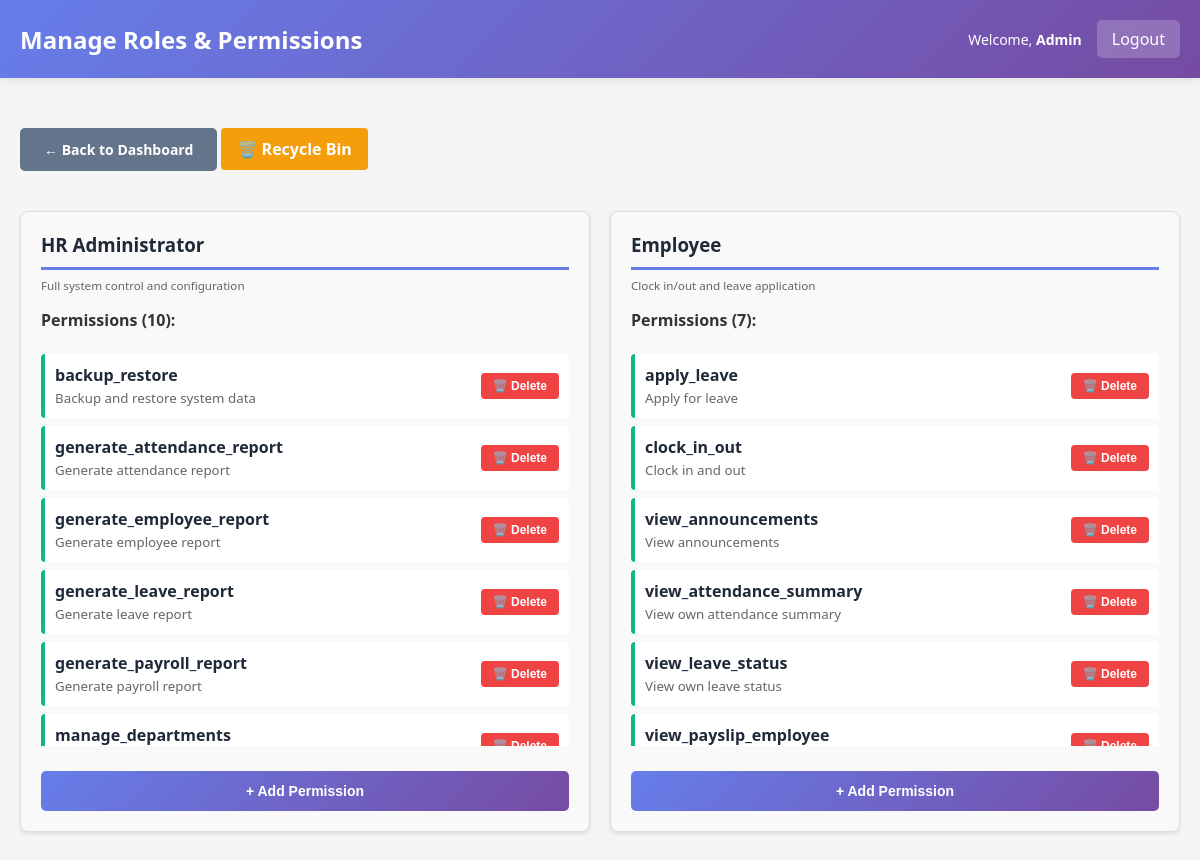
/hrgetafee-simple/admin/manage_roles.php (signed in), run on the app's committed database.
### tables this page shows
CREATE TABLE `employees` (
  `employee_id` int(11) NOT NULL,
  `employee_code` varchar(20) NOT NULL,
  `first_name` varchar(50) NOT NULL,
  `last_name` varchar(50) NOT NULL,
  `email` varchar(100) NOT NULL,
  `phone` varchar(20) DEFAULT NULL,
  `position` varchar(100) DEFAULT NULL,
  `employment_type` enum('Regular','Casual','Job Order','COS') DEFAULT 'Regular',
  `salary` decimal(10,2) DEFAULT NULL,
  `date_hired` date DEFAULT NULL,
  `status` enum('active','inactive') DEFAULT 'active',
  `created_at` timestamp NOT NULL DEFAULT current_timestamp(),
  `updated_at` timestamp NOT NULL DEFAULT current_timestamp() ON UPDATE current_timestamp(),
  `department` varchar(100) DEFAULT NULL,
  `qr_code` varchar(255) DEFAULT NULL,
  `qr_generated_date` datetime DEFAULT NULL
);

CREATE TABLE `roles` (
  `role_id` int(11) NOT NULL,
  `role_name` varchar(50) NOT NULL,
  `description` text DEFAULT NULL,
  `created_at` timestamp NOT NULL DEFAULT current_timestamp(),
  `is_deleted` tinyint(1) DEFAULT 0,
  `deleted_at` timestamp NULL DEFAULT NULL,
  `deleted_by` int(11) DEFAULT NULL
);

CREATE TABLE `role_permissions` (
  `permission_id` int(11) NOT NULL,
  `role_id` int(11) NOT NULL,
  `permission_name` varchar(100) NOT NULL,
  `description` text DEFAULT NULL,
  `created_at` timestamp NOT NULL DEFAULT current_timestamp(),
  `is_deleted` tinyint(1) DEFAULT 0,
  `deleted_at` timestamp NULL DEFAULT NULL,
  `deleted_by` int(11) DEFAULT NULL
);

### hrgetafee-simple/includes/functions.php (called while the page is built, shortened)
<?php
function get_employee_info($conn, $employee_id) {
    $stmt = $conn->prepare("SELECT * FROM employees WHERE employee_id = ? LIMIT 1");
    $stmt->bind_param("i", $employee_id);
    $stmt->execute();
    $res = $stmt->get_result();
    $row = $res->fetch_assoc();
    return $row ?: null;
}
?>

### hrgetafee-simple/admin/manage_roles.php (the view, shortened to what this page needs)
<?php
require_once '../config/database.php';
require_once '../includes/functions.php';
$admin = get_employee_info($conn, $_SESSION['employee_id']);
$roles_result = $conn->query("SELECT * FROM roles WHERE is_deleted = FALSE ORDER BY role_id");
$roles = $roles_result ? $roles_result->fetch_all(MYSQLI_ASSOC) : [];
$permissions_by_role = [];
foreach ($roles as $role) {
    $stmt = $conn->prepare("SELECT permission_id, role_id, permission_name, description FROM role_permissions WHERE role_id = ? AND is_deleted = FALSE ORDER BY permission_name");
    if ($stmt) {
        $stmt->bind_param('i', $role['role_id']);
        $stmt->execute();
        $res = $stmt->get_result();
        $permissions_by_role[$role['role_id']] = $res ? $res->fetch_all(MYSQLI_ASSOC) : [];
    }
}
?>
<!DOCTYPE html>
<html lang="en">
<head>
    <link rel="stylesheet" href="../assets/css/style.css">
</head>
<body>
    <div class="navbar">
        <h2>Manage Roles & Permissions</h2>
        <div class="navbar-user">
            <span>Welcome, <strong><?php echo htmlspecialchars($admin['first_name'] ?? 'Admin'); ?></strong></span>
            <a href="../logout.php">Logout</a>
        </div>
    </div>
    <div class="container">
        <a href="dashboard.php" class="btn btn-secondary" style="margin-bottom: 20px;">← Back to Dashboard</a>
        <a href="recycle_bin.php" class="recycle-link">🗑️ Recycle Bin</a>
        <div class="permission-grid">
            <?php foreach ($roles as $role): ?>
                <div class="permission-card">
                    <h3><?php echo htmlspecialchars($role['role_name']); ?></h3>
                    <p><small><?php echo htmlspecialchars($role['description'] ?? 'No description'); ?></small></p>
                    <h4 style="margin-top: 15px; margin-bottom: 10px;">Permissions (<?php echo count($permissions_by_role[$role['role_id']]); ?>):</h4>
                    <?php if (!empty($permissions_by_role[$role['role_id']])): ?>
                        <ul class="permission-list">
                            <?php foreach ($permissions_by_role[$role['role_id']] as $perm): ?>
                                <li>
                                    <div class="permission-item-text">
                                        <strong><?php echo htmlspecialchars($perm['permission_name']); ?></strong>
                                        <?php if (!empty($perm['description'])): ?>
                                            <small><?php echo htmlspecialchars($perm['description']); ?></small>
                                        <?php endif; ?>
                                    </div>
                                    <form method="POST" style="display: inline;" onsubmit="return confirm('Move this permission to recycle bin?');">
                                        <button type="submit" class="btn-delete">🗑️ Delete</button>
                                    </form>
                                </li>
                            <?php endforeach; ?>
                        </ul>
                    <?php else: ?>
                        <div class="no-permissions">No permissions assigned</div>
                    <?php endif; ?>
                    <button class="btn btn-primary" style="width: 100%; margin-top: 10px;" onclick="openModal('modal-<?php echo (int)$role['role_id']; ?>')">+ Add Permission</button>
                </div>
            <?php endforeach; ?>
        </div>
    </div>
</body>
</html>

### hrgetafee-simple/assets/css/style.css (style rules this page uses)
* { margin: 0; padding: 0; box-sizing: border-box; }
body { font-family: 'Segoe UI', Tahoma, Geneva, Verdana, sans-serif; background-color: #f5f5f5; color: #333; }
.navbar { background: linear-gradient(135deg, #667eea 0%, #764ba2 100%); color: white; padding: 20px; display: flex; justify-content: space-between; align-items: center; box-shadow: 0 2px 10px rgba(0, 0, 0, 0.1); }
.navbar h2 { font-size: 24px; font-weight: 600; }
.navbar-user { display: flex; gap: 15px; align-items: center; }
.navbar-user span { font-size: 14px; }
.navbar-user a { background: rgba(255, 255, 255, 0.2); color: white; padding: 8px 15px; text-decoration: none; border-radius: 5px; transition: background 0.3s; }
.container { max-width: 1200px; margin: 30px auto; padding: 0 20px; }
.btn { display: inline-block; padding: 12px 24px; border: none; border-radius: 5px; cursor: pointer; font-size: 14px; font-weight: 600; text-decoration: none; transition: all 0.3s; }
.btn-primary { background: linear-gradient(135deg, #667eea 0%, #764ba2 100%); color: white; }
.btn-secondary { background: #6c757d; color: white; }

### hrgetafee-simple/admin/manage_roles.php (style rules this page uses)
.permission-grid { display: grid; grid-template-columns: repeat(auto-fit, minmax(320px, 1fr)); gap: 20px; margin-top: 20px; }
.permission-card { border: 1px solid #ddd; padding: 20px; border-radius: 8px; background: #f9f9f9; box-shadow: 0 2px 4px rgba(0,0,0,0.1); }
.permission-card h3 { margin-top: 0; color: #1f2937; border-bottom: 3px solid #667eea; padding-bottom: 10px; }
.permission-card p { margin: 5px 0; color: #666; font-size: 14px; }
.permission-list { list-style: none; padding: 0; margin: 15px 0; max-height: 400px; overflow-y: auto; }
.permission-list li { padding: 10px; background: white; margin: 8px 0; border-left: 4px solid #10b981; display: flex; justify-content: space-between; align-items: center; border-radius: 4px; }
.permission-item-text { flex: 1; }
.permission-item-text strong { display: block; color: #1f2937; }
.permission-item-text small { color: #666; }
.btn-delete { background: #ef4444; color: white; padding: 6px 12px; border: none; border-radius: 4px; cursor: pointer; font-size: 12px; font-weight: 600; transition: background 0.2s; }
.btn-secondary { background: #64748b; color: white; }
.recycle-link { display: inline-block; margin-top: 20px; padding: 10px 16px; background: #f59e0b; color: white; text-decoration: none; border-radius: 4px; font-weight: 600; }

### data on the page
employees: first_name "Admin"
roles: role_name "HR Administrator", description "Full system control and configuration", role_id "10"
role_permissions: permission_name "backup_restore", description "Backup and restore system data"
role_permissions: permission_name "generate_attendance_report", description "Generate attendance report"
role_permissions: permission_name "generate_employee_report", description "Generate employee report"
role_permissions: permission_name "generate_leave_report", description "Generate leave report"
role_permissions: permission_name "generate_payroll_report", description "Generate payroll report"
role_permissions: permission_name "manage_departments"
roles: role_name "Employee", description "Clock in/out and leave application", role_id "7"
role_permissions: permission_name "apply_leave", description "Apply for leave"
role_permissions: permission_name "clock_in_out", description "Clock in and out"
role_permissions: permission_name "view_announcements", description "View announcements"
role_permissions: permission_name "view_attendance_summary", description "View own attendance summary"
role_permissions: permission_name "view_leave_status", description "View own leave status"
role_permissions: permission_name "view_payslip_employee"
